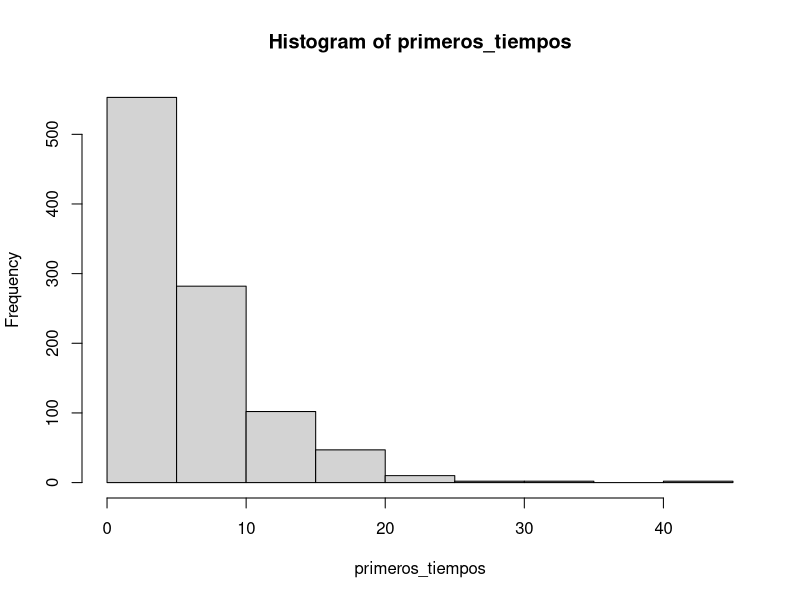
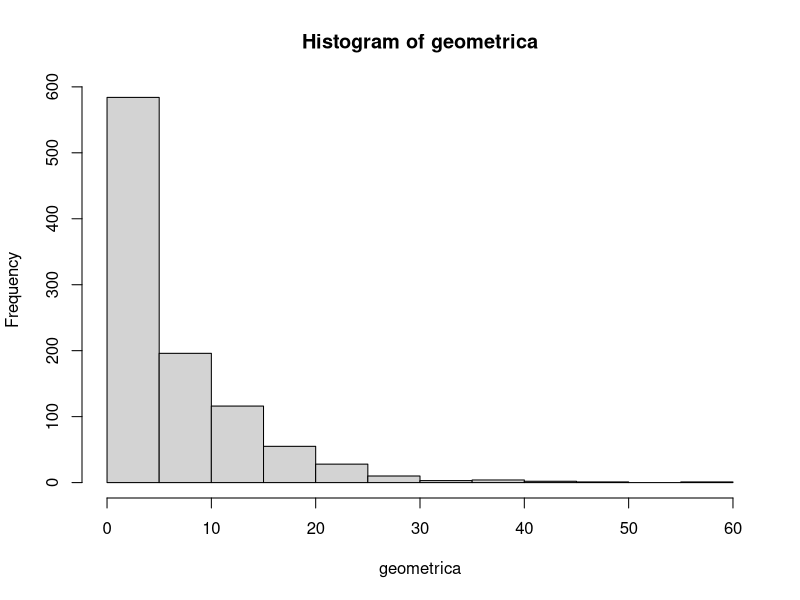

The R source for these figures, in order:
# EJERCICIO 1
primer_w= function(w)
{ 
  letra_azar=sample(c(0,1),1,replace= FALSE)
  mi_palabra=seq(1,length(w),1)
  contador=0
  longitud=length(w)
  cond=FALSE
  while (cond==FALSE)
  {
    letra_azar=sample(c(0,1),1,replace = FALSE)

    for (i in 1:(longitud-1))
    {
      mi_palabra[i]=mi_palabra[i+1]
    }
    mi_palabra[longitud]=letra_azar
    contador=contador+1

    cond=identical(mi_palabra,w)

  }
  return (contador)
}
# EJERCICIO 2
tiempo_esperado=function(w,repeticiones)
{
  esperanza=0
  for (i in 1:repeticiones)
  {
    esperanza=esperanza+primer_w(w)
  }
  return (esperanza/repeticiones)
    
}

proba_w=function(w,k,repeticiones)
{
  cantidad=0
  for (i in 1:repeticiones)
  {
    if(primer_w(w)==k)
    {
      cantidad=cantidad+1  
    }
  }
  return (cantidad/repeticiones)
}

AA=c(0,0)
AB=c(0,1)
AAA=c(0,0,0)
AAB=c(0,0,1)
BBA=c(1,1,0)
ABA=c(0,1,0)
BAB=c(1,0,1)
BABA=c(1,0,1,0)
BABAB=c(1,0,1,0,1)
tiempo_esperado(AA,1000)
tiempo_esperado(AB,1000)
tiempo_esperado(AAA,1000)
tiempo_esperado(AAB,1000)
tiempo_esperado(BBA,1000)
tiempo_esperado(ABA,1000)
tiempo_esperado(BAB,1000)
tiempo_esperado(BABA,1000)
tiempo_esperado(BABAB,1000)

#comparo AA con AB
proba_w(AA,3,1000)
proba_w(AB,3,1000)


# EJERCICIO 3
# REALIZO UN HISTOGRAMA PARA OBSERVAR LA DISTRIBUCION DE LA VARIABLE ALEATORIA

plot_hist=function(w,repeticiones) 
{
  primeros_tiempos=seq(1,repeticiones,1)
  for (i in 1:repeticiones)
  {
    primeros_tiempos[i]=primer_w(w)
  }
  hist(primeros_tiempos)
}

plot_hist(AA,1000)

#comparo el resultado el histograma con una geometrica de parametro p=0.125

geometrica=rgeom(1000,0.125)
hist(geometrica)

# NO PUEDE CONSIDERARSE QUE LA DISTRIBUCION ES NORMAL, ES SIMILAR A UNA DISTRIBUCION GEOMETRICA.



